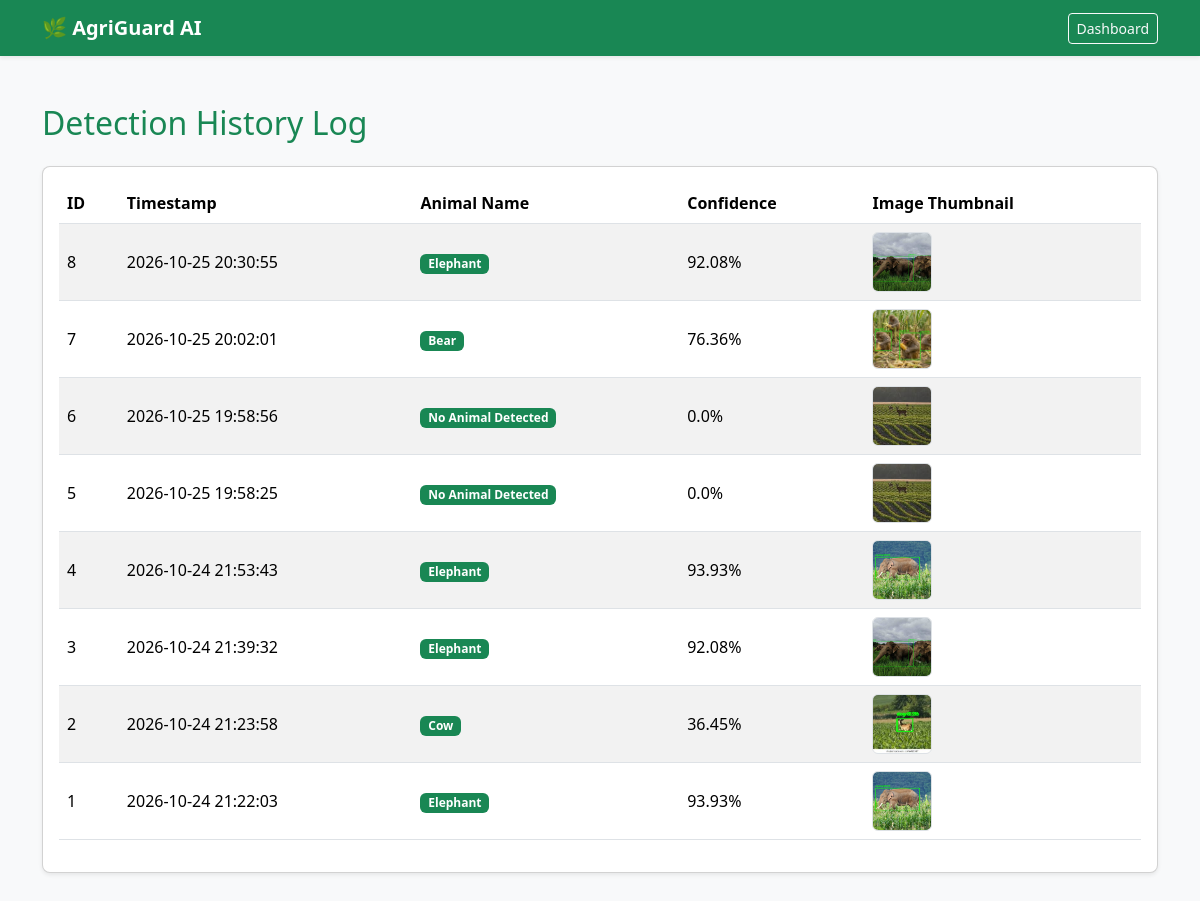
The app's page /history with its own data.
### tables this page shows
CREATE TABLE detections (
            id INTEGER PRIMARY KEY AUTOINCREMENT,
            animal_name TEXT NOT NULL,
            confidence REAL NOT NULL,
            image_filename TEXT NOT NULL,
            processed_filename TEXT NOT NULL,
            timestamp TEXT NOT NULL
        );

### app.py (the view)
@app.route('/history')
def history():
    conn = sqlite3.connect('wildlife.db')
    cursor = conn.cursor()
    cursor.execute("SELECT * FROM detections ORDER BY id DESC")
    records = cursor.fetchall()
    conn.close()
    return render_template('history.html', records=records)

### templates/history.html (shortened to what this page needs)
<!DOCTYPE html>
<html lang="en">
<head>
    <link href="https://cdn.jsdelivr.net/npm/bootstrap@5.3.2/dist/css/bootstrap.min.css" rel="stylesheet">
    <link rel="stylesheet" href="{{ url_for('static', filename='style.css') }}">
</head>
<body class="bg-light">
    <nav class="navbar navbar-dark bg-success shadow-sm">
        <div class="container">
            <a class="navbar-brand fw-bold" href="/">🌿 AgriGuard AI</a>
            <a href="/" class="btn btn-outline-light btn-sm">Dashboard</a>
        </div>
    </nav>
    <div class="container my-5">
        <h2 class="text-success mb-4">Detection History Log</h2>
        <div class="card shadow-sm">
            <div class="card-body">
                <div class="table-responsive">
                    <table class="table table-striped align-middle">
                        <thead>
                            <tr>
                                <th>ID</th>
                                <th>Timestamp</th>
                                <th>Animal Name</th>
                                <th>Confidence</th>
                                <th>Image Thumbnail</th>
                            </tr>
                        </thead>
                        <tbody>
                            {% for row in records %}
                            <tr>
                                <td>{{ row[0] }}</td>
                                <td>{{ row[5] }}</td>
                                <td><span class="badge bg-success">{{ row[1] }}</span></td>
                                <td>{{ row[2] }}%</td>
                                <td>
                                    <img src="{{ url_for('static', filename='processed/' + row[4]) }}" class="rounded" style="width: 60px; height: 60px; object-fit: cover;" alt="thumb">
                                </td>
                            </tr>
                            {% else %}
                            <tr>
                                <td colspan="5" class="text-center text-muted">No detection records found yet.</td>
                            </tr>
                            {% endfor %}
                        </tbody>
                    </table>
                </div>
            </div>
        </div>
    </div>
</body>
</html>

### static/style.css (style rules this page uses)
body { font-family: 'Segoe UI', Tahoma, Geneva, Verdana, sans-serif; background-color: #f8f9fa; }
.navbar-brand { font-size: 1.25rem; }
.card { border-radius: 8px; transition: transform 0.2s ease-in-out; }
.table img { border: 1px solid #dee2e6; }

### records on screen
detections: id "8", timestamp "2026-10-25 20:30:55", animal_name "Elephant", confidence "92.08", processed_filename (picture)
detections: id "7", timestamp "2026-10-25 20:02:01", animal_name "Bear", confidence "76.36", processed_filename (picture)
detections: id "6", timestamp "2026-10-25 19:58:56", animal_name "No Animal Detected", confidence "0.0", processed_filename (picture)
detections: id "5", timestamp "2026-10-25 19:58:25", animal_name "No Animal Detected", confidence "0.0", processed_filename (picture)
detections: id "4", timestamp "2026-10-24 21:53:43", animal_name "Elephant", confidence "93.93", processed_filename (picture)
detections: id "3", timestamp "2026-10-24 21:39:32", animal_name "Elephant", confidence "92.08", processed_filename (picture)
detections: id "2", timestamp "2026-10-24 21:23:58", animal_name "Cow", confidence "36.45", processed_filename (picture)
detections: id "1", timestamp "2026-10-24 21:22:03", animal_name "Elephant", confidence "93.93", processed_filename (picture)
